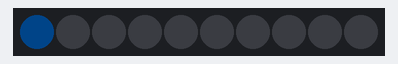
The sketch below on a simulated Arduino Uno, built with avr-gcc and run on an emulated ATmega328P. On the bench: 10 RGB LEDs in strip order, left to right. Dim RGB values are drawn brighter than linear.

Above: at 0.01 s.
At 0.56 s:
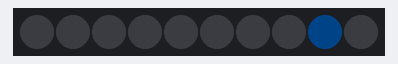
At 1.27 s:
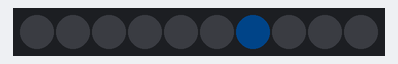

The sketch:

Unit_10_Program_2_1.ino
```cpp
/*  Title: Unit 10 Program #2.1
 *  Purpose: Bounce lights on an LED strip
 *  Author: Andy Davis
 *  Date: 5/14/2021
 */

#include "Stemtera_io.h"
#include <Adafruit_NeoPixel.h>
#define N_LEDS 10

Adafruit_NeoPixel strip = Adafruit_NeoPixel(N_LEDS, Neo, NEO_GRB + NEO_KHZ800);

void setup()
{
  strip.begin();
  strip.show();
}

void loop()

{
  //bounce(strip.Color(64, 30, 0)); // Yellow
  bounce(strip.Color(0, 5, 10));  // Aqua
  //bounce(strip.Color(32, 0, 52)); // Purple
}

static void bounce(uint32_t c) {
  for(uint16_t i=0; i<strip.numPixels(); i++) {
      strip.setPixelColor(i, c); // Draw new pixel
      strip.setPixelColor(i-1, 0); // Erase pixel a few steps back
      strip.show();
      delay(50);
  }
  for(uint16_t i=strip.numPixels()-1; i>0; i--) {
      strip.setPixelColor(i, c); // Draw new pixel
      strip.setPixelColor(i+1, 0); // Erase pixel a few steps back
      strip.show();
      delay(50);
  }
}
```

Stemtera_io.h
```cpp
/*  Header file for the Stemtera IOs
 *  This is to be used with the helper board provided by Prof. Thoen
 */

//LEDs
const int LED1 = 2;
const int LED2 = 3;
const int LED3 = 4;
const int LED4 = 5;

//Push buttons
const int S1 = 6;
const int S2 = 7;
const int S3 = 8;
const int S4 = 9;

//Slide Switches
const int S5 = 10;
const int S6 = 11;

//Speaker
const int SPKR = 12;

//Neopixel Strip
const int Neo = 13;

//Potentiometers - Variable Resistors
const int VR1 = A0;
const int VR2 = A1;

//LDR
const int LDR1 = A2;

//Buzzer
const int BZ1 = A3;


/* Note definitions */
#define NOTE_B0 31
#define NOTE_C1 33
#define NOTE_CS1 35
#define NOTE_D1 37
#define NOTE_DS1 39
#define NOTE_E1 41
#define NOTE_F1 44
#define NOTE_FS1 46
#define NOTE_G1 49
#define NOTE_GS1 52
#define NOTE_A1 55
#define NOTE_AS1 58
#define NOTE_B1 62
#define NOTE_C2 65
#define NOTE_CS2 69
#define NOTE_D2 73
#define NOTE_DS2 78
#define NOTE_E2 82
#define NOTE_F2 87
#define NOTE_FS2 93
#define NOTE_G2 98
#define NOTE_GS2 104
#define NOTE_A2 110
#define NOTE_AS2 117
#define NOTE_B2 123
#define NOTE_C3 131
#define NOTE_CS3 139
#define NOTE_D3 147
#define NOTE_DS3 156
#define NOTE_E3 165
#define NOTE_F3 175
#define NOTE_FS3 185
#define NOTE_G3 196
#define NOTE_GS3 208
#define NOTE_A3 220
#define NOTE_AS3 233
#define NOTE_B3 247
#define NOTE_C4 262
#define NOTE_CS4 277
#define NOTE_D4 294
#define NOTE_DS4 311
#define NOTE_E4 330
#define NOTE_F4 349
#define NOTE_FS4 370
#define NOTE_G4 392
#define NOTE_GS4 415
#define NOTE_A4 440
#define NOTE_AS4 466
#define NOTE_B4 494
#define NOTE_C5 523
#define NOTE_CS5 554
#define NOTE_D5 587
#define NOTE_DS5 622
#define NOTE_E5 659
#define NOTE_F5 698
#define NOTE_FS5 740
#define NOTE_G5 784
#define NOTE_GS5 831
#define NOTE_A5 880
#define NOTE_AS5 932
#define NOTE_B5 988
#define NOTE_C6 1047
#define NOTE_CS6 1109
#define NOTE_D6 1175
#define NOTE_DS6 1245
#define NOTE_E6 1319
#define NOTE_F6 1397
#define NOTE_FS6 1480
#define NOTE_G6 1568
#define NOTE_GS6 1661
#define NOTE_A6 1760
#define NOTE_AS6 1865
#define NOTE_B6 1976
#define NOTE_C7 2093
#define NOTE_CS7 2217
#define NOTE_D7 2349
#define NOTE_DS7 2489
#define NOTE_E7 2637
#define NOTE_F7 2794
#define NOTE_FS7 2960
#define NOTE_G7 3136
#define NOTE_GS7 3322
#define NOTE_A7 3520
#define NOTE_AS7 3729
#define NOTE_B7 3951
#define NOTE_C8 4186
#define NOTE_CS8 4435
#define NOTE_D8 4699
#define NOTE_DS8 4978
```

Measured:
- by itself, everything shown: repeats every 0.96 s, in 18 steps
